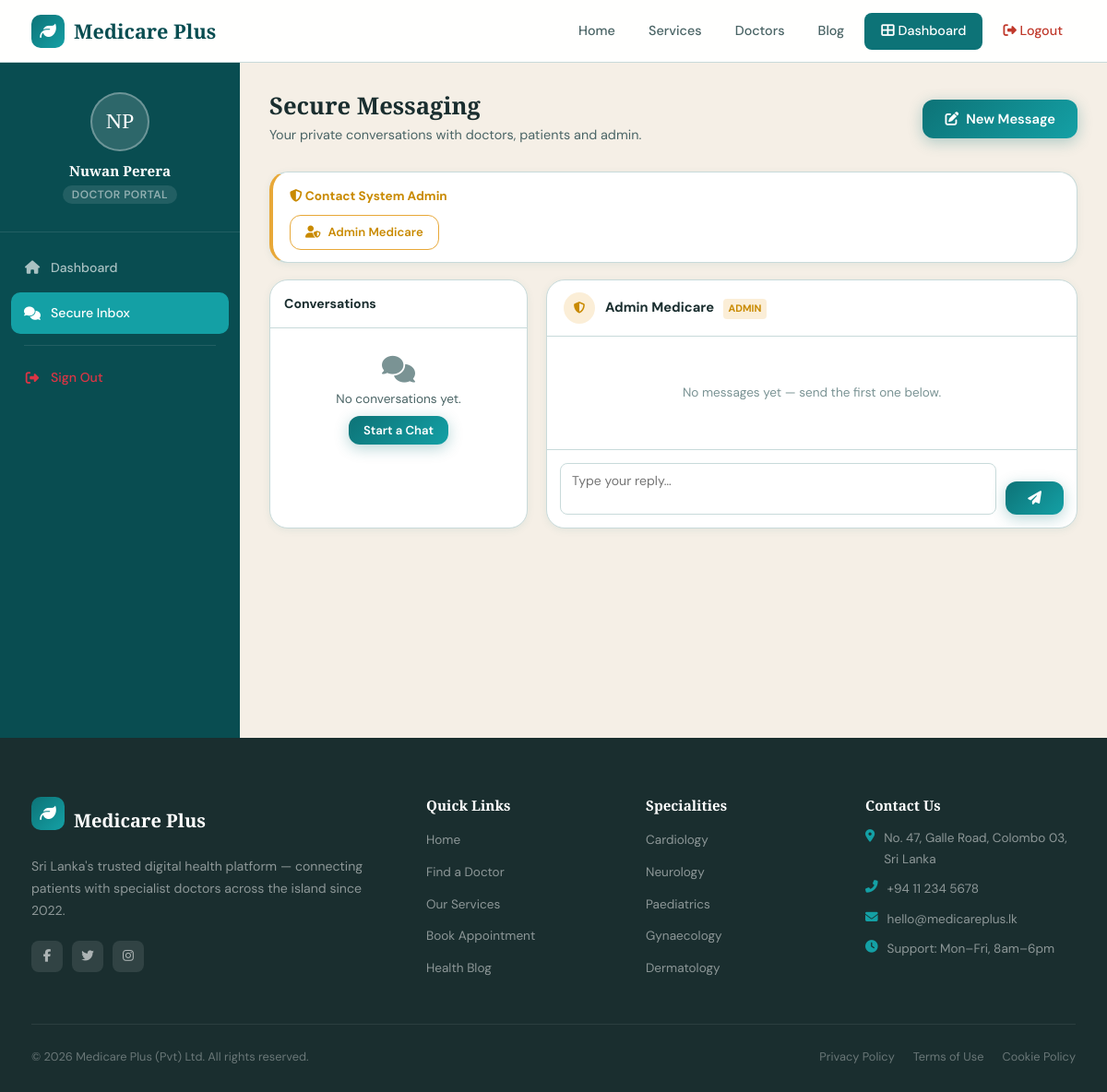
Screenshot of /chat_engine.php?view_user=9 (signed in) with the database file from the repository.
### tables this page shows
CREATE TABLE IF NOT EXISTS users (
    id              INT UNSIGNED AUTO_INCREMENT PRIMARY KEY,
    first_name      VARCHAR(80)  NOT NULL,
    last_name       VARCHAR(80)  NOT NULL,
    email           VARCHAR(180) NOT NULL UNIQUE,
    password_hash   VARCHAR(255) NOT NULL,
    role            ENUM('patient','doctor','admin') NOT NULL DEFAULT 'patient',
    phone           VARCHAR(20),
    address         VARCHAR(255),
    city            VARCHAR(100),
    created_at      TIMESTAMP DEFAULT CURRENT_TIMESTAMP,
    updated_at      TIMESTAMP DEFAULT CURRENT_TIMESTAMP ON UPDATE CURRENT_TIMESTAMP
);

### functions.php (called while the page is built, shortened)
<?php
function get_logged_in_user(): ?array {
    $conn = get_db_connection();
    $stmt = $conn->prepare('SELECT id, first_name, last_name, email, role, phone, city FROM users WHERE id = ?');
    $stmt->bind_param('i', $_SESSION['user_id']);
    $stmt->execute();
    $result = $stmt->get_result()->fetch_assoc();
    return $result ?: null;
}
function fetch_user_by_id(int $id): ?array {
    $conn = get_db_connection();
    $stmt = $conn->prepare('SELECT id, first_name, last_name, email, role FROM users WHERE id = ? LIMIT 1');
    $stmt->bind_param('i', $id);
    $stmt->execute();
    $row = $stmt->get_result()->fetch_assoc();
    return $row ?: null;
}

### chat_engine.php (the view, shortened to what this page needs)
<?php
require_once 'functions.php';
$user      = get_logged_in_user();
$role      = $_SESSION['role'];
$conn      = get_db_connection();
$inbox = fetch_inbox($user['id']);
$viewUserId   = isset($_GET['view_user']) ? (int) $_GET['view_user'] : 0;
$otherUser    = null;
$conversation = [];
if ($viewUserId > 0) {
    $otherUser = fetch_user_by_id($viewUserId);
    if ($otherUser) {
        $conversation = fetch_conversation($user['id'], $viewUserId);
    }
}
$admins = [];
if ($role !== 'admin') {
    $res = $conn->query("SELECT id, first_name, last_name FROM users WHERE role = 'admin' LIMIT 5");
    while ($row = $res->fetch_assoc()) $admins[] = $row;
}
include 'header.php';
?>
<div class="dash-layout">
    <aside class="dash-sidebar">
        <div class="dash-user">
            <div class="dash-avatar"><?= strtoupper(substr($user['first_name'], 0, 1) . substr($user['last_name'], 0, 1)) ?></div>
            <h4><?= htmlspecialchars($user['first_name'] . ' ' . $user['last_name']) ?></h4>
            <span><?= ucfirst($role) ?> Portal</span>
        </div>
        <nav class="dash-nav">
            <a href="dashboard_<?= $role === 'admin' ? 'admin' : $role ?>.php"><i class="fas fa-home"></i> Dashboard</a>
            <a href="chat_engine.php" class="active"><i class="fas fa-comments"></i> Secure Inbox</a>
            <div class="dash-nav-divider"></div>
            <a href="logout.php" style="color:#dc3545"><i class="fas fa-sign-out-alt"></i> Sign Out</a>
        </nav>
    </aside>
    <main class="dash-main">
        <div class="dash-header">
            <div>
                <h1>Secure Messaging</h1>
                <p>Your private conversations with doctors, patients and admin.</p>
            </div>
            <button onclick="toggleCompose()" class="btn btn-primary"><i class="fas fa-edit"></i> New Message</button>
        </div>
        <?php if ($role !== 'admin' && !empty($admins)): ?>
            <div class="card" style="padding:13px 18px; margin-bottom:18px; border-left:4px solid #e8a838;">
                <strong style="font-size:.85rem; color:#c98a00;"><i class="fas fa-shield-alt"></i> Contact System Admin</strong>
                <div class="admin-bar">
                    <?php foreach ($admins as $adm): ?>
                        <a href="chat_engine.php?view_user=<?= $adm['id'] ?>" class="btn btn-outline btn-sm" style="border-color:#e8a838;color:#c98a00;">
                            <i class="fas fa-user-shield"></i> <?= htmlspecialchars($adm['first_name'] . ' ' . $adm['last_name']) ?>
                        </a>
                    <?php endforeach; ?>
                </div>
            </div>
        <?php endif; ?>
        <div class="chat-wrap">
            <div class="card" style="padding:0;overflow:hidden;">
                <div style="padding:13px 15px;border-bottom:1px solid var(--border,#eee);">
                    <strong style="font-size:.88rem;">Conversations</strong>
                </div>
                <div class="inbox-list">
                    <?php if (empty($inbox)): ?>
                        <div style="padding:30px 15px;text-align:center;color:var(--muted);">
                            <i class="fas fa-comments" style="font-size:1.8rem;display:block;margin-bottom:8px;"></i>
                            <p style="font-size:.85rem;">No conversations yet.</p>
                            <button onclick="toggleCompose()" class="btn btn-primary btn-sm" style="margin-top:6px;">Start a Chat</button>
                        </div>
                    <?php endif; ?>
                </div>
            </div>
            <div class="card" style="padding:0;overflow:hidden;display:flex;flex-direction:column;">
                <?php if ($otherUser): ?>
                    <div style="padding:13px 18px;border-bottom:1px solid var(--border,#eee);display:flex;align-items:center;gap:11px;">
                        <div class="av <?= $otherUser['role'] === 'admin' ? 'adm' : '' ?>" style="width:34px;height:34px;font-size:.78rem;">
                            <?= $otherUser['role'] === 'admin'
                                ? '<i class="fas fa-shield-alt"></i>'
                                : strtoupper(substr($otherUser['first_name'], 0, 1) . substr($otherUser['last_name'], 0, 1)) ?>
                        </div>
                        <div>
                            <strong style="font-size:.92rem;">
                                <?= htmlspecialchars($otherUser['first_name'] . ' ' . $otherUser['last_name']) ?>
                            </strong>
                            <span class="role-chip <?= $otherUser['role'] === 'admin' ? 'adm' : '' ?>" style="margin-left:6px;">
                                <?= ucfirst($otherUser['role']) ?>
                            </span>
                        </div>
                    </div>
                    <div class="msg-feed" id="msgFeed">
                        <?php if (empty($conversation)): ?>
                            <div style="text-align:center;color:var(--muted);padding:30px;font-size:.85rem;">
                                No messages yet — send the first one below.
                            </div>
                        <?php endif; ?>
                    </div>
                    <div class="reply-bar">
                        <form method="POST" action="chat_engine.php?view_user=<?= $viewUserId ?>"
                            style="display:flex;gap:10px;width:100%;">
                            <textarea name="reply_body" rows="2"
                                placeholder="Type your reply…" required></textarea>
                            <button type="submit" class="btn btn-primary" style="align-self:flex-end;">
                                <i class="fas fa-paper-plane"></i>
                            </button>
                        </form>
                    </div>
                <?php endif; ?>
            </div>
        </div>
    </main>
</div>
<?php include 'footer.php'; ?>

### assets/css/style.css (style rules this page uses)
:root { --teal: #0d7377; --teal-dark: #094d51; --teal-light: #14a0a5; --accent: #e8a838; --accent-dark: #c48520; --leaf: #3a7d44; --sand: #f5efe6; --sand-dark: #ede3d6; --white: #ffffff; --dark: #1a2e2f; --mid: #4a6465; --muted: #7a9394; --border: #c8dada; --radius: 12px; --radius-lg: 20px; --shadow-sm: 0 2px 8px rgba(13,115,119,.08); --shadow-md: 0 6px 24px rgba(13,115,119,.14); --shadow-lg: 0 16px 48px rgba(13,115,119,.18); --font-display:'Playfair Display', Georgia, serif; --font-body: 'DM Sans', -apple-system, sans-serif; --transition: 0.25s cubic-bezier(.4,0,.2,1); }
*, *::before, *::after { box-sizing: border-box; margin: 0; padding: 0; }
html { scroll-behavior: smooth; }
body { font-family: var(--font-body); background: var(--sand); color: var(--dark); line-height: 1.65; font-size: 15px; -webkit-font-smoothing: antialiased; }
a { color: var(--teal); text-decoration: none; transition: color var(--transition); }
h1, h2, h3, h4, h5 { font-family: var(--font-display); line-height: 1.2; color: var(--dark); }
p { color: var(--mid); }
.page-body { padding-top: 68px; }
.btn { display: inline-flex; align-items: center; gap: 8px; padding: 11px 24px; border-radius: var(--radius); font-family: var(--font-body); font-size: .92rem; font-weight: 600; cursor: pointer; border: none; transition: all var(--transition); text-decoration: none; white-space: nowrap; }
.btn-primary { background: linear-gradient(135deg, var(--teal), var(--teal-light)); color: #fff; box-shadow: 0 4px 16px rgba(13,115,119,.3); }
.btn-outline { border: 1.5px solid var(--teal); color: var(--teal); background: transparent; }
.btn-sm { padding: 7px 16px; font-size: .82rem; }
.card { background: var(--white); border-radius: var(--radius-lg); padding: 28px; box-shadow: var(--shadow-sm); border: 1px solid var(--border); transition: box-shadow var(--transition); }
.dash-layout { display: grid; grid-template-columns: 260px 1fr; gap: 0; min-height: calc(100vh - 68px); }
.dash-sidebar { background: var(--teal-dark); padding: 32px 0; position: sticky; top: 68px; height: calc(100vh - 68px); overflow-y: auto; }
.dash-user { padding: 0 24px 28px; border-bottom: 1px solid rgba(255,255,255,.1); margin-bottom: 16px; text-align: center; }
.dash-avatar { width: 64px; height: 64px; border-radius: 50%; background: rgba(255,255,255,.15); margin: 0 auto 12px; display: flex; align-items: center; justify-content: center; font-family: var(--font-display); font-size: 1.5rem; color: #fff; border: 2px solid rgba(255,255,255,.3); }
.dash-user h4 { color: #fff; font-size: .95rem; font-family: var(--font-display); margin-bottom: 4px; }
.dash-user span { font-size: .75rem; color: rgba(255,255,255,.5); background: rgba(255,255,255,.1); padding: 2px 10px; border-radius: 12px; text-transform: uppercase; letter-spacing: .04em; font-weight: 600; }
.dash-nav { padding: 0 12px; }
.dash-nav a { display: flex; align-items: center; gap: 11px; padding: 11px 14px; border-radius: 10px; color: rgba(255,255,255,.65); font-size: .88rem; font-weight: 500; margin-bottom: 4px; transition: all var(--transition); }
.dash-nav a i { width: 18px; text-align: center; font-size: .9rem; }
.dash-nav a:hover, .dash-nav a.active { background: rgba(255,255,255,.12); color: #fff; }
.dash-nav a.active { background: var(--teal-light); color: #fff; }
.dash-nav-divider { height: 1px; background: rgba(255,255,255,.1); margin: 12px 14px; }
.dash-main { background: var(--sand); padding: 32px; overflow-x: hidden; }
.dash-header { display: flex; align-items: center; justify-content: space-between; margin-bottom: 28px; flex-wrap: wrap; gap: 16px; }
.dash-header h1 { font-size: 1.6rem; color: var(--dark); }
.dash-header p { color: var(--mid); font-size: .9rem; margin-top: 4px; }

### rows the page displays
users: first_name+last_name "NP", first_name+last_name "Nuwan Perera"
users: first_name+last_name "Admin Medicare", role "ADMIN"

### other values shown
$role "DOCTOR"
